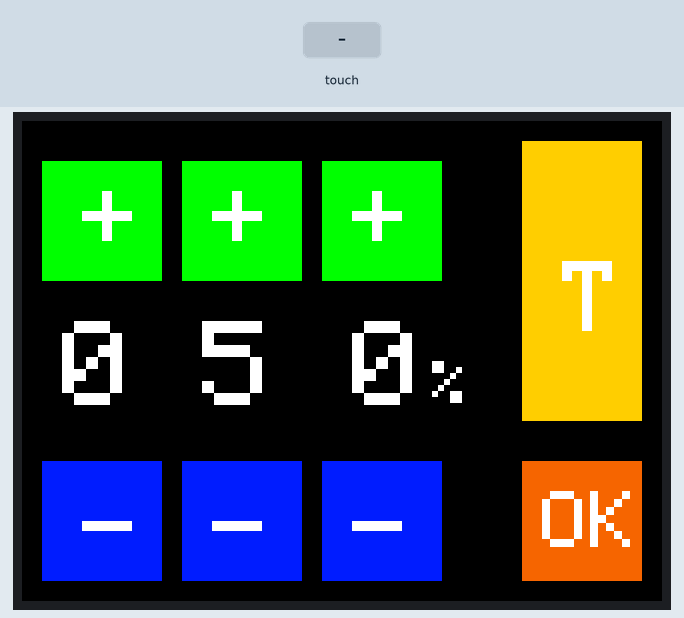
Bench run of a program on a simulated Arduino Uno, built with avr-gcc and run on an emulated ATmega328P. Shown: 320×240 colour display. The inputs (shaded band) are chosen by the test bench.

Above: at 1.5 s.
1.6 s: touch panel pressed at 13 % / 10 % of its raw x / y range
At 2.3 s:
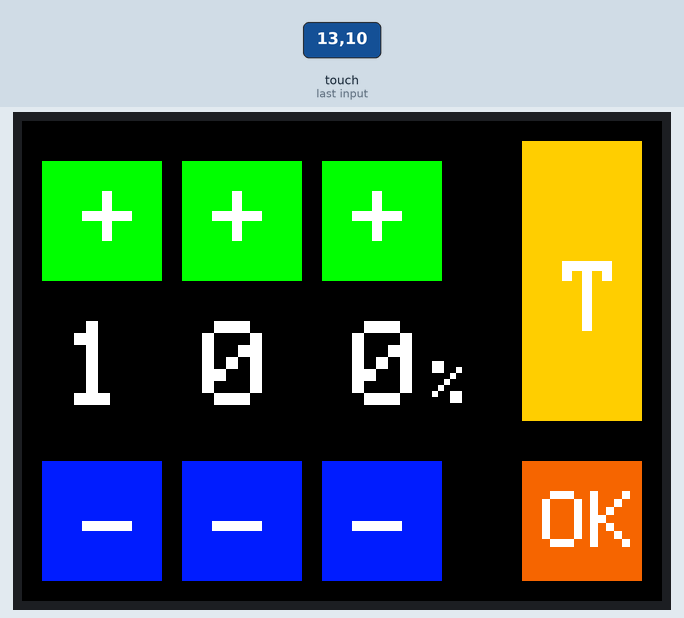
3.1 s: touch panel pressed at 87 % / 10 % of its raw x / y range
At 4.2 s:
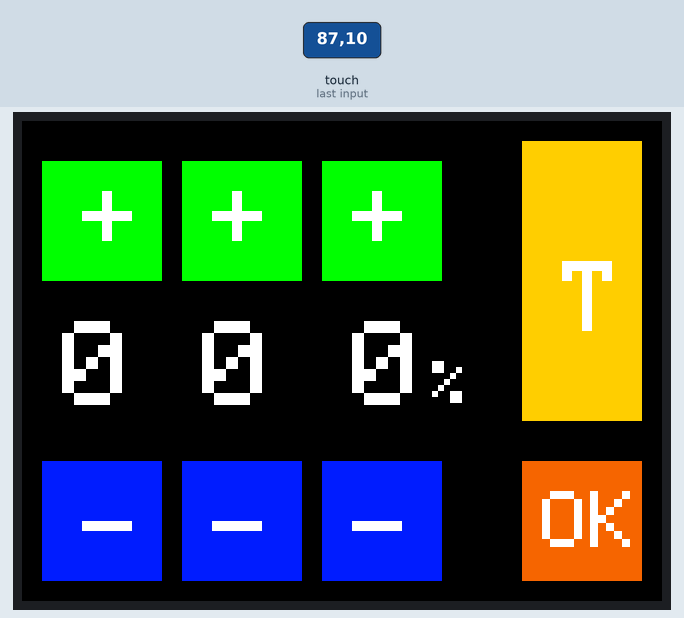
Timing chart, 0 to 6.1 s (numbered marks = the images above; inputs shaded):
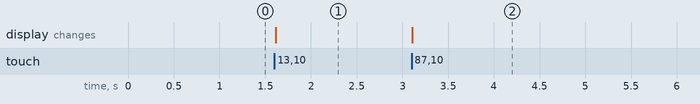

Measured:
- after the input at 1.6 s, the display: changes at once (image 1)
- after the input at 3.1 s, the display: changes at once (image 2)

The program:

main.cpp
```cpp
#include <IHMD.h>

EcranTactile Ecran;
void setup()
{
  Serial.begin(9600);
  Ecran.init();
  Ecran.ihm();
}
void loop()
{

  Ecran.TactilePlus1();
  Ecran.TactileMoin1();

  Ecran.TactilePlus2();
  Ecran.TactileMoin2();

  Ecran.TactilePlus3();
  Ecran.TactileMoin3();

  Ecran.BoutonsOK();
  Ecran.BoutonsTare();


}
```

IHMD.cpp
```cpp
#include <IHMD.h>

EcranTactile::EcranTactile()
{
    centaine = 0;
    dizaine = 5;
    unite = 0;
    valeurUnite = "DP&";
}

void EcranTactile::init()
{
    tft.reset();
    tft.fillScreen(BLACK);
    uint16_t identifier = tft.readID();
    tft.begin(identifier);
}

void EcranTactile::ihm()
{
    // Page d'affichage
    tft.fillScreen(BLACK);
    tft.fillRect(10, 10, 140, 60, ORANGECLAIRE);  // Bouton G
    tft.fillRect(20, 250, 60, 60, GREEN);        // Bouton +1
    tft.fillRect(170, 250, 60, 60, BLEU);        // Bouton -1
    tft.fillRect(20, 180, 60, 60, GREEN);        // Bouton +2
    tft.fillRect(170, 180, 60, 60, BLEU);        // Bouton -2
    tft.fillRect(20, 110, 60, 60, GREEN);        // Bouton +3
    tft.fillRect(170, 110, 60, 60, BLEU);        // Bouton -3
    tft.fillRect(170, 10, 60, 60, ORANGEFONCER); // OK


    // Bouton G
    tft.setCursor(270, 70);
    tft.setRotation(3);
    tft.setTextColor(WHITE);
    tft.setTextSize(5);
    tft.print("T");

    // le +1
    tft.setCursor(30, 30);
    tft.setTextColor(WHITE);
    tft.setTextSize(5);
    tft.print("+");

    // le -1
    tft.setCursor(30, 185);
    tft.setTextColor(WHITE);
    tft.setTextSize(5);
    tft.print("-");

    // le +2
    tft.setCursor(95, 30);
    tft.setTextColor(WHITE);
    tft.setTextSize(5);
    tft.print("+");

    // le -2
    tft.setCursor(95, 185);
    tft.setTextColor(WHITE);
    tft.setTextSize(5);
    tft.print("-");

    // le +3
    tft.setCursor(165, 30);
    tft.setTextColor(WHITE);
    tft.setTextSize(5);
    tft.print("+");

    // le -3
    tft.setCursor(165, 185);
    tft.setTextColor(WHITE);
    tft.setTextSize(5);
    tft.print("-");

    // Centieme
    tft.setCursor(20, 100);
    tft.setTextColor(WHITE);
    tft.setTextSize(6);
    tft.print(centaine);

    // Dixieme
    tft.setCursor(90, 100);
    tft.setTextColor(WHITE);
    tft.setTextSize(6);
    tft.print(dizaine);

    // Unite
    tft.setCursor(165, 100);
    tft.setTextColor(WHITE);
    tft.setTextSize(6);
    tft.print(unite);

    // kilo
    tft.setCursor(205, 120);
    tft.setTextColor(WHITE);
    tft.setTextSize(3);
    tft.print("%");

    // OK
    tft.setCursor(260, 185);
    tft.setTextColor(WHITE);
    tft.setTextSize(4);
    tft.print("OK");


}

bool EcranTactile::TactilePlus1()
{
    TSPoint p = ts.getPoint();

    if (p.z > ts.pressureThreshhold)
    {

        p.x = map(p.x, TS_MAXX, TS_MINX, 0, 320);
        p.y = map(p.y, TS_MAXY, TS_MINY, 0, 480);

        if (p.x > 250 && p.x < 310 && p.y > 400 && p.y < 490)
        {

            pinMode(XM, OUTPUT);
            pinMode(YP, OUTPUT);
            centaine = centaine + 1;

            if (centaine > 1)
            {
                centaine = 1;
            }

            if (centaine == 1)
            {
                unite = 0;
                ChangementUnite();
                dizaine = 0;
                Changementdizaine();
                ChangementCentaine();
                delay(100);
            }
        }
        return true;
    }
    else
        return false;
}

bool EcranTactile::TactileMoin1()
{
    TSPoint p = ts.getPoint();

    if (p.z > ts.pressureThreshhold)
    {

        p.x = map(p.x, TS_MAXX, TS_MINX, 0, 320);
        p.y = map(p.y, TS_MAXY, TS_MINY, 0, 480);

        if (p.x > 0 && p.x < 70 && p.y > 400 && p.y < 490)
        {

            pinMode(XM, OUTPUT);
            pinMode(YP, OUTPUT);
            centaine = centaine - 1;
            if (centaine < 0)
            {
                centaine = 0;
            }
            ChangementCentaine();
            delay(200);
        }
        return true;
    }
    else
        return false;
}

void EcranTactile::ChangementCentaine()
{
    tft.fillRect(10, 90, 60, 60, BLACK);
    tft.setCursor(20, 100);
    tft.setRotation(3);
    tft.setTextColor(WHITE);
    tft.setTextSize(6);
    tft.println(centaine);
    // tft.setRotation(1);
}

bool EcranTactile::TactilePlus2()
{
    TSPoint p = ts.getPoint();

    if (p.z > ts.pressureThreshhold)
    {

        p.x = map(p.x, TS_MAXX, TS_MINX, 0, 320);
        p.y = map(p.y, TS_MAXY, TS_MINY, 0, 480);

        if (p.x > 260 && p.x < 300 && p.y > 340 && p.y < 390)
        {

            pinMode(XM, OUTPUT);
            pinMode(YP, OUTPUT);
            dizaine = dizaine + 1;
            if (dizaine > 9)
            {
                dizaine = 0;
            }
            Changementdizaine();
            delay(200);
        }

        return true;
    }
    else
        return false;
}

bool EcranTactile::TactileMoin2()
{
    TSPoint p = ts.getPoint();

    if (p.z > ts.pressureThreshhold)
    {

        p.x = map(p.x, TS_MAXX, TS_MINX, 0, 320);
        p.y = map(p.y, TS_MAXY, TS_MINY, 0, 480);

        if (p.x > 20 && p.x < 60 && p.y > 340 && p.y < 400)
        {

            pinMode(XM, OUTPUT);
            pinMode(YP, OUTPUT);
            dizaine = dizaine - 1;
            if (dizaine < 0)
            {
                dizaine = 9;
            }
            if (centaine == 1)
            {
                if (dizaine == 9)
                {
                    centaine =0;
                    ChangementCentaine();
                }
            }
            Changementdizaine();
            delay(200);
        }

        return true;
    }
    else
        return false;
}

void EcranTactile::Changementdizaine()
{
    tft.fillRect(80, 90, 60, 60, BLACK);
    tft.setRotation(3);
    tft.setCursor(90, 100);
    tft.setTextColor(WHITE);
    tft.setTextSize(6);
    tft.println(dizaine);
    // tft.setRotation(1);
}

bool EcranTactile::TactilePlus3()
{
    TSPoint p = ts.getPoint();

    if (p.z > ts.pressureThreshhold)
    {

        p.x = map(p.x, TS_MAXX, TS_MINX, 0, 320);
        p.y = map(p.y, TS_MAXY, TS_MINY, 0, 480);

        if (p.x > 260 && p.x < 300 && p.y > 220 && p.y < 260)
        {

            pinMode(XM, OUTPUT);
            pinMode(YP, OUTPUT);
            unite = unite + 1;
            if (unite > 9)
            {
                unite = 0;
            }
            ChangementUnite();
            delay(150);
        }

        return true;
    }
    else
        return false;
}

bool EcranTactile::TactileMoin3()
{
    TSPoint p = ts.getPoint();

    if (p.z > ts.pressureThreshhold)
    {

        p.x = map(p.x, TS_MAXX, TS_MINX, 0, 320);
        p.y = map(p.y, TS_MAXY, TS_MINY, 0, 480);

        if (p.x > 20 && p.x < 60 && p.y > 200 && p.y < 240)
        {

            pinMode(XM, OUTPUT);
            pinMode(YP, OUTPUT);
            unite = unite - 1;
            if (unite < 0)
            {
                unite = 9;
            }
            if (centaine == 1)
            {
                if(unite == 9)
                {

                    if (dizaine == 0)
                    {
                        centaine = 0;
                        ChangementCentaine();
                        dizaine = 9;
                        Changementdizaine();
                    }
                }
            }
            ChangementUnite();
            delay(150);
        }
        return true;
    }
    else
        return false;
}

void EcranTactile::ChangementUnite()
{
    tft.fillRect(140, 90, 60, 60, BLACK);
    tft.setCursor(165, 100);
    tft.setRotation(3);
    tft.setTextColor(WHITE);
    tft.setTextSize(6);
    tft.println(unite);
    // tft.setRotation(1);
}

bool EcranTactile::BoutonsOK()
{
    TSPoint p = ts.getPoint();

    if (p.z > ts.pressureThreshhold)
    {

        p.x = map(p.x, TS_MAXX, TS_MINX, 0, 320);
        p.y = map(p.y, TS_MAXY, TS_MINY, 0, 480);

        if (p.x > 10 && p.x < 60 && p.y > 10 && p.y < 60)
        {

            pinMode(XM, OUTPUT);
            pinMode(YP, OUTPUT);
            EnvoyerValeur();

            delay(1000);
            if (Serial.available() > 0)
            {
                if (Serial.readString() == "ACK")
                {
                    EnvoyerOK();
                    delay(200);
                    delay(2000);
                    tft.fillRect(250, 150, 20, 20, BLACK);
                    tft.fillRect(265, 150, 20, 20, BLACK);

                }
            }
            else
            {
                if (Serial.readString() == "NACK")
                {
                }
            }
        }

        return true;
    }
    else
        return false;
}

void EcranTactile::EnvoyerOK()
{
    tft.fillRect(250, 150, 20, 20, BLACK);
    tft.fillRect(265, 150, 20, 20, BLACK);
    tft.setCursor(250, 160);
    tft.setRotation(3);
    tft.setTextColor(WHITE);
    tft.setTextSize(1);
    tft.println("OK");
}

void EcranTactile::RemiseDeLaTransmission()
{
    tft.fillRect(250, 150, 20, 20, BLACK);
    tft.fillRect(265, 150, 20, 20, BLACK);
    tft.setCursor(250, 160);
    tft.setRotation(3);
    tft.setTextColor(WHITE);
    tft.setTextSize(1);
    tft.println("TARE");

}

void EcranTactile::EnvoyerValeur()
{
    Serial.print(centaine);
    Serial.print(dizaine);
    Serial.print(unite);
    Serial.print(valeurUnite);
    delay(500);
}

void EcranTactile::EnvoyerTare()
{
    Serial.print("GM&");
    delay(500);
}
bool EcranTactile::BoutonsTare()
{
    TSPoint p = ts.getPoint();

    if (p.z > ts.pressureThreshhold)
    {

        p.x = map(p.x, TS_MAXX, TS_MINX, 0, 320);
        p.y = map(p.y, TS_MAXY, TS_MINY, 0, 480);

        if (p.x > 170 && p.x < 320 && p.y > 20 && p.y < 60)
        {

            pinMode(XM, OUTPUT);
            pinMode(YP, OUTPUT);
            Serial.print("TareD&");
            delay(50);
            if (Serial.available() > 0)
            {
                if (Serial.readString() == "ACK")
                {
                    RemiseDeLaTransmission();
                    delay(50);
                    EnvoyerTare();
                    delay(500);
                    tft.fillRect(250, 150, 20, 20, BLACK);
                    tft.fillRect(265, 150, 20, 20, BLACK);

                }
            }
            else
            {
                if (Serial.readString() == "NACK")
                {
                }
            }
        }
        return true;
    }
    else
        return false;
}
```

IHMD.h
```cpp
#ifndef ECRAN_H
#define ECRAN_H

#include <TouchScreen.h>
#include <Adafruit_GFX.h>    // Core graphics library
#include <Adafruit_TFTLCD.h> // Hardware-specific library
#include <SPI.h>

#define LCD_CS A3
#define LCD_CD A2
#define LCD_WR A1
#define LCD_RD A0
#define LCD_RESET A4

#define TS_MINX 140
#define TS_MINY 184
#define TS_MAXX 912
#define TS_MAXY 863

#define YP A3
#define XM A2
#define YM 9
#define XP 8

#define BLACK 0x0000
#define BLUE 0x001F
#define RED 0xF800
#define GREEN 0x07E0
#define CYAN 0x07FF
#define MAGENTA 0xF81F
#define YELLOW 0xFFE0
#define WHITE 0xFFFF
#define BLEU 0x0000FF
#define ORANGEFONCER 0xFF320
#define ORANGECLAIRE 0XFFE60

class EcranTactile
{
private:
    int centaine;
    int dizaine;
    int unite;
    String valeurUnite;
    Adafruit_TFTLCD tft = Adafruit_TFTLCD(LCD_CS, LCD_CD, LCD_WR, LCD_RD, LCD_RESET);
    TouchScreen ts = TouchScreen(XP, YP, XM, YM, 364);

public:
    EcranTactile();
    void init();
    void ihm();                // Initialise L'écran tactile avec tout les boutons qu'on aura besoin
    bool TactilePlus1();       // Boutons pour augmenter la force de pression sur les capteurs le + a gauche
    bool TactilePlus2();       // Boutons pour augmenter la force de pression sur les capteurs le + au millieu
    bool TactilePlus3();       // Boutons pour augmenter la force de pression sur les capteurs le + a droite
    bool TactileMoin1();       // Boutons pour diminuer la force de pression sur les capteurs le - a gauche
    bool TactileMoin2();       // Boutons pour diminuer la force de pression sur les capteurs le - au millieu
    bool TactileMoin3();       // Boutons pour diminuer la force de pression sur les capteurs le - a droite
    void ChangementCentaine(); // permet de modifier la centaine et de l'afficher sur l'écran
    void Changementdizaine();  // permet de modifier la dizaine et de l'afficher sur l'écran
    void ChangementUnite();    // permet de modifier la unité et de l'afficher sur l'écran
    bool BoutonsOK();          // boutons Ok pour validier les valeurs des centaines, dizaines, unités
    void EnvoyerValeur();      // Envoie les valeurs pour validier les centaines, dizaines, unités au raspberry
    bool BoutonsTare();        // Le boutons T permet d'envoyer le mot Tare
    void EnvoyerTare();        // Envoie un mot pour que le tare s'effectue
    void EnvoyerOK();          // Recois un ACK si ça marche ou un NACK si ça ne marche pas
    void RemiseDeLaTransmission();
};

#endif
```
